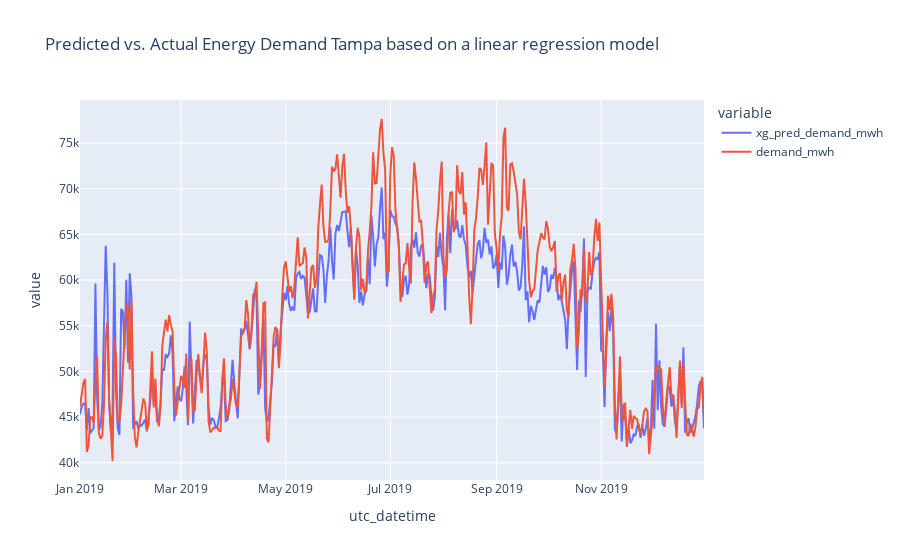

Here is the notebook cell this chart was saved with:
### Code cell
# plot the time series
fig = px.line(y_test_predicted_x_actual_xgboost, x="utc_datetime", y=["xg_pred_demand_mwh", "demand_mwh"],
    title="Predicted vs. Actual Energy Demand Tampa based on a linear regression model", width=1000)
# >>>>>>>>>>>>>>>>>>>>>>>>>>>>>>>>>>>
fig.show()

### Figure 1 — Plotly figure (JSON) as saved in the notebook; plotly's stock layout.template omitted (floating-point values rounded to 4 significant figures; data arrays with more than 128 entries replaced by an {"elided": "..."} marker saying what was removed)
{"data": [{"hovertemplate": "variable=xg_pred_demand_mwh<br>utc_datetime=%{x}<br>value=%{y}<extra></extra>", "legendgroup": "xg_pred_demand_mwh", "line": {"color": "#636efa", "dash": "solid"}, "mode": "lines", "name": "xg_pred_demand_mwh", "orientation": "v", "showlegend": true, "type": "scatter", "x": {"elided": "365 str values"}, "xaxis": "x", "y": {"elided": "365 float values"}, "yaxis": "y"}, {"hovertemplate": "variable=demand_mwh<br>utc_datetime=%{x}<br>value=%{y}<extra></extra>", "legendgroup": "demand_mwh", "line": {"color": "#EF553B", "dash": "solid"}, "mode": "lines", "name": "demand_mwh", "orientation": "v", "showlegend": true, "type": "scatter", "x": {"elided": "365 str values"}, "xaxis": "x", "y": {"elided": "365 int values"}, "yaxis": "y"}], "layout": {"autosize": true, "legend": {"title": {"text": "variable"}, "tracegroupgap": 0}, "title": {"text": "Predicted vs. Actual Energy Demand Tampa based on a linear regression model"}, "xaxis": {"anchor": "y", "autorange": true, "domain": [0, 1], "range": ["2019-01-01", "2019-12-31"], "title": {"text": "utc_datetime"}, "type": "date"}, "yaxis": {"anchor": "x", "autorange": true, "domain": [0, 1], "range": [38110.0, 79720.0], "title": {"text": "value"}, "type": "linear"}}}
